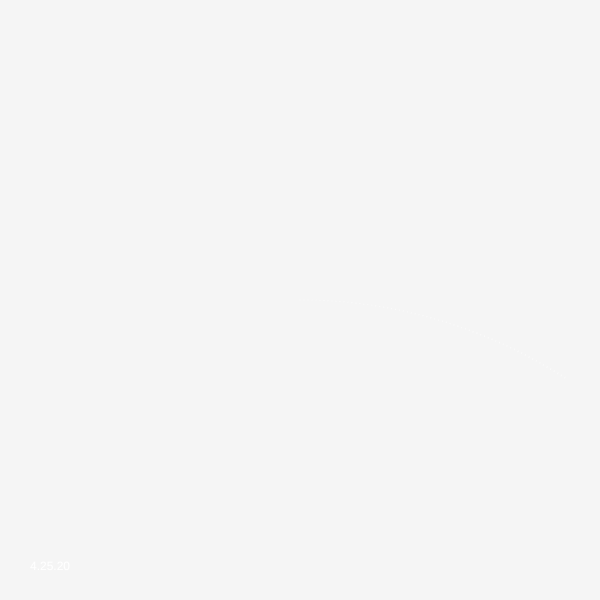
Frame 1 (no input)
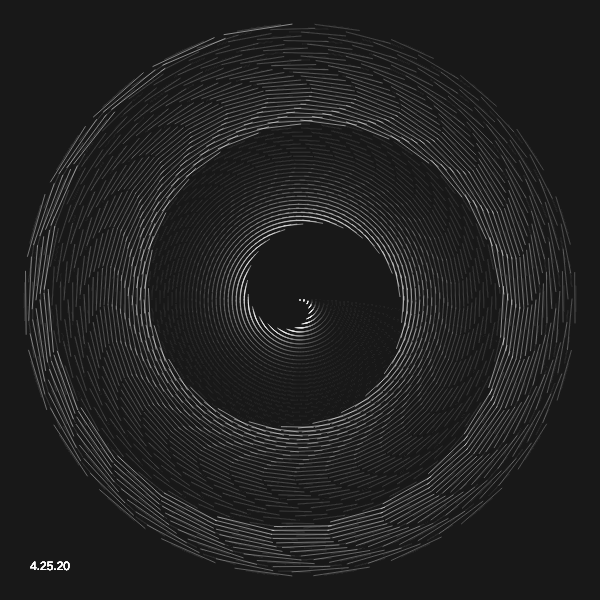
Frame 60 (no input)
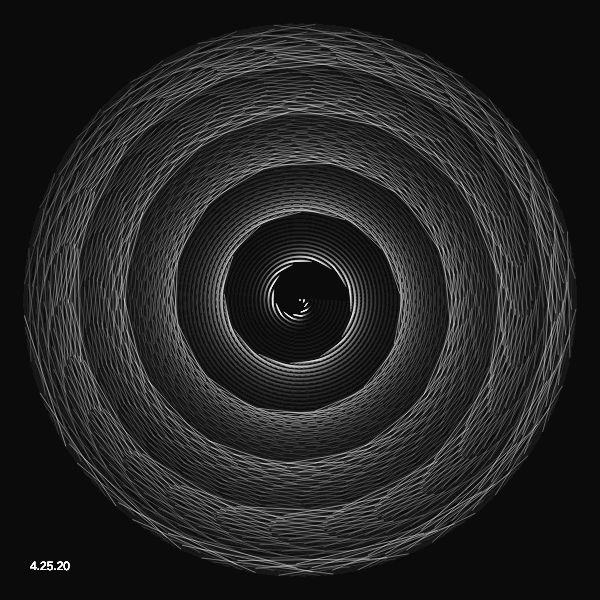
Frame 120 (the mouse pressed at the canvas centre since frame 60)

The p5.js sketch that drew these frames (run headless with seeded random() and noise() and a simulated clock; from frame 60 on, the mouse is pressed at the canvas centre):

// p5.js sketch
// ── sketch.js
let size = 600;
let numPetals = 70;
let petalSize;
let minPetalSize;
let outStep;
let outFraction = 0.5;
let phi;
let epsilon = 0.05;

function setup() {
  createCanvas(size, size);
  minPetalSize = floor(size/numPetals);
  outStep = minPetalSize * outFraction;
  phi = sqrt(5)/2;
  frameRate = 20;
}

function draw() {
  theta = millis()/4000;
  petalSize = minPetalSize + mouseY/height * 100;

  background(0, 10);
  translate(width/2, height/2);
  
  stroke(255);
  strokeWeight(0.5)
  //rect(0,0,width,height);

  for (let i=0; i<numPetals; i++) {
    let r = i*outStep;
    let angle = i*theta;
    let prev = (i-1)*theta;
    let x = r*cos(angle);
    let y = r*sin(angle);
    let px = r*cos(prev);
    let py = r*sin(prev);
    let scale = 1 + i/numPetals * 3;
    line(px, py, x, y);
  }
  fill(255);
  noStroke();
  text("4.25.20", 30 - width/2, height-30 - height/2)
}
